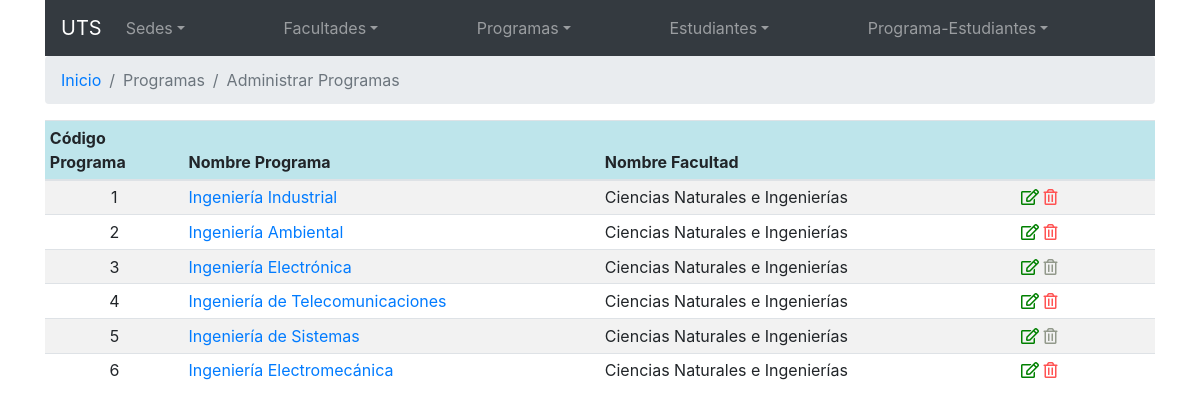
The app's page /app/views/programas_administrar.php with its own data.
### tables this page shows
create table programas
(
   codprograma          int not null auto_increment  comment '',
   codfacultad          int not null  comment '',
   nombreprograma       varchar(100) not null  comment '',
   primary key (codprograma)
);

create table facultades
(
   codfacultad          int not null auto_increment  comment '',
   codsede              int not null  comment '',
   nombrefacultad       varchar(100) not null  comment '',
   primary key (codfacultad)
);

### app/config/loader.php (called while the page is built, shortened)
<?php
function cargaAutomaticaClases($nameSpace) {
    $rutaConfig = "app/config";
    $rutaActual = str_replace("\\", "/", __DIR__);
    $rutaProyecto = str_replace($rutaConfig, "", $rutaActual);
    $nombreClase = strtolower($nameSpace);
    $rutaClase = str_replace("\\", "/", $nombreClase);
    $claseCargar = $rutaProyecto . "/" . $rutaClase . ".php";
}

### app/models/conexion.php (called while the page is built, shortened)
<?php
class Conexion {
    private $_servidor;
    private $_usuario;
    private $_clave;
    private $_nombreBase;
    public function __construct() {
        $this->_servidor = CONFIG["DB_HOST"];
        $this->_nombreBase = CONFIG["DB_DATABASE"];
        $this->_usuario = CONFIG["DB_USERNAME"];
        $this->_clave = CONFIG["DB_PASSWORD"];
    }
    public function conectar(){
        $codificacion = "SET NAMES \"UTF8\"";
        $cadena = "mysql::host={$this->_servidor};dbname={$this->_nombreBase}";
        $arreglo = array(PDO::MYSQL_ATTR_INIT_COMMAND => $codificacion);
        $this->_conn = new PDO($cadena, $this->_usuario, $this->_clave, $arreglo) ;
    }
}

### app/controllers/programacontroller.php (called while the page is built, shortened)
<?php
class ProgramaController {
    public function getProgram() {
        $objProgramas = new Programas();
        $filas = $objProgramas->obtener2();
        return $filas;
    }
}

### app/models/programas.php (called while the page is built, shortened)
<?php
class Programas extends Conexion {
     public function obtener2() {
        $sql = "SELECT p.codprograma, p.nombreprograma,f.codfacultad,f.nombrefacultad, ";
        $sql .= "(SELECT count(codprograma) FROM relprogest WHERE codprograma = p.codprograma) as hijos ";
        $sql .= "FROM programas p,facultades f WHERE f.codfacultad=p.codfacultad;";
        $recurso = $this->_conn->prepare($sql);
        $recurso->execute();
        $filas = $recurso->fetchAll(2);
        return $filas;
    }
}

### app/views/programas_administrar.php (the view, shortened to what this page needs)
<?php
require_once '../config/loader.php';
$objProgramaController = new ProgramaController();
$registros = $objProgramaController->getProgram();
?>
<!DOCTYPE html>
<html>
    <head>
        <link href="styles/bootstrap.css" rel="stylesheet" type="text/css"/>
        <link href="styles/jquery-ui.css" rel="stylesheet" type="text/css"/>
        <link href="styles/fontawesome/fontawesome-all.css" rel="stylesheet" type="text/css"/>
    </head>
    <body class="container">
        <?php
        require_once 'menu.php';
        ?>
        <header>
            <nav>
                <ol class="breadcrumb">
                    <li class="breadcrumb-item"><a href="index.php">Inicio</a></li>
                    <li class="breadcrumb-item active">Programas</li>
                    <li class="breadcrumb-item active" aria-current="page">Administrar Programas</li>
                </ol>
            </nav>
        </header>
        <section>
            <table class="table table-striped table-sm">
                <thead class="table-info">
                    <tr>
                        <th width="10%">Código Programa</th>
                        <th width="30%">Nombre Programa</th>
                        <th width="30%">Nombre Facultad</th>
                        <th width="10%">&nbsp;</th>
                    </tr>
                </thead>
                <tbody>
                    <?php
                    foreach ($registros as $indice => $campo) {
                        echo '<tr>';
                        echo '<td class="text-center">' . $campo["codprograma"] . '</a></td>';
                        echo '<td><a href="relprogest_listar.php?cod=' . $campo["codprograma"] . '">' . $campo["nombreprograma"] . '</a></td>';
                        echo '<td>' . $campo["nombrefacultad"] . '</td>';
                        echo '<td>';
                        echo '<a href="programas_editar.php?codigo='.$campo["codprograma"].'"><i class="far fa-edit" style="color:green"></i></a>&nbsp';
                        if ($campo["hijos"] > 0) {
                            echo '<i class="far fa-trash-alt" style="color: #92998B" />';
                        } else {
                            echo '<a href="#" data-toggle="modal" id="' . $campo["codprograma"] . '" data-target="#modalRemovePrograma" title="' . $campo["nombreprograma"] . '"><i class="far fa-trash-alt" style="color: #FF5353" /></a>';
                        }
                        echo '</td>';
                        echo '</tr>';
                    }
                    ?>
                </tbody>
            </table>
        </section>
    </body>
</html>

### app/views/menu.php (shortened to what this page needs)
<nav class = "navbar navbar-expand-lg navbar-dark bg-dark">
    <a class = "navbar-brand" href="index.php">UTS</a>
    <div class ="collapse navbar-collapse" id="navbarNavDropDown">
        <ul class="navbar-nav">
            <li class="nav-item dropdown">
                <a class="nav-link dropdown-toggle" href="#" id="navbarNavDropDown"
                   role="bottom" data-toggle="dropdown" aria-haspopup="tru"
                   aria-expanded="true">
                    Sedes</a>
            </li>
        </ul>
    </div>
    <div class ="collapse navbar-collapse" id="navbarNavDropDown">
        <ul class="navbar-nav">
            <li class="nav-item dropdown">
                <a class="nav-link dropdown-toggle" href="#" id="navbarNavDropDown"
                   role="bottom" data-toggle="dropdown" aria-haspopup="tru"
                   aria-expanded="true">
                    Facultades</a>
            </li>
        </ul>
    </div>
    <div class ="collapse navbar-collapse" id="navbarNavDropDown">
        <ul class="navbar-nav">
            <li class="nav-item dropdown">
                <a class="nav-link dropdown-toggle" href="#" id="navbarNavDropDown"
                   role="bottom" data-toggle="dropdown" aria-haspopup="tru"
                   aria-expanded="true">
                    Programas</a>
            </li>
        </ul>
    </div>
    <div class ="collapse navbar-collapse" id="navbarNavDropDown">
        <ul class="navbar-nav">
            <li class="nav-item dropdown">
                <a class="nav-link dropdown-toggle" href="#" id="navbarNavDropDown"
                   role="bottom" data-toggle="dropdown" aria-haspopup="tru"
                   aria-expanded="true">
                    Estudiantes</a>
            </li>
        </ul>
    </div>
        <div class ="collapse navbar-collapse" id="navbarNavDropDown">
        <ul class="navbar-nav">
            <li class="nav-item dropdown">
                <a class="nav-link dropdown-toggle" href="#" id="navbarNavDropDown"
                   role="bottom" data-toggle="dropdown" aria-haspopup="tru"
                   aria-expanded="true">
                    Programa-Estudiantes</a>
            </li>
        </ul>
    </div>
   </nav>

### records on screen
programas: codprograma "1", nombreprograma "Ingeniería Industrial", codfacultad.nombrefacultad "Ciencias Naturales e Ingenierías"
programas: codprograma "2", nombreprograma "Ingeniería Ambiental", codfacultad.nombrefacultad "Ciencias Naturales e Ingenierías"
programas: codprograma "3", nombreprograma "Ingeniería Electrónica", codfacultad.nombrefacultad "Ciencias Naturales e Ingenierías"
programas: codprograma "4", nombreprograma "Ingeniería de Telecomunicaciones", codfacultad.nombrefacultad "Ciencias Naturales e Ingenierías"
programas: codprograma "5", nombreprograma "Ingeniería de Sistemas", codfacultad.nombrefacultad "Ciencias Naturales e Ingenierías"
programas: codprograma "6", nombreprograma "Ingeniería Electromecánica", codfacultad.nombrefacultad "Ciencias Naturales e Ingenierías"
